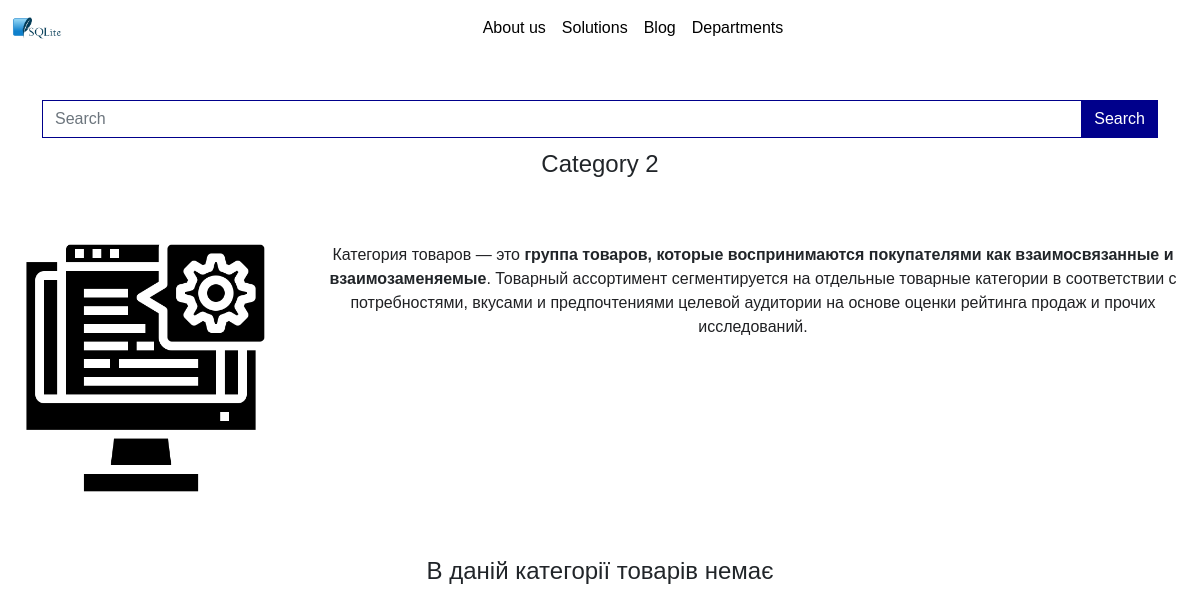
The page /categories/sdsddssd/ on the database its author committed.
### main/models.py (models this page shows, shortened)
class Category(models.Model):
    name = models.CharField(max_length=150, unique=True)
    description=CKEditor5Field('Описание', config_name='extends')
    image = models.ImageField(upload_to='images/', null=True, verbose_name="Зображення")
    slug = AutoSlugField(populate_from='name', unique=True, default='')
    class Meta:
        verbose_name='Категорія'
        verbose_name_plural = 'Категорії'

### main/views.py (the view)
# urls.py: path('categories/<slug:slug>/', CategoryDetailView.as_view(), name='category_detail'),
class CategoryDetailView(ListView):
    template_name = 'category_detail.html'
    context_object_name = 'products'
    paginate_by = 24
    def get_queryset(self):
        self.category = get_object_or_404(Category, slug=self.kwargs['slug'])
        queryset = Product.objects.filter(category=self.category)
        return queryset
    def get_context_data(self, **kwargs):
        context = super().get_context_data(**kwargs)
        context['category'] = self.category
        context['categories'] = Category.objects.all()
        context['departments'] = Department.objects.all()
        context['company'] = Company.objects.first()
        return context

### main/context_processors.py (called while the page is built)
def company_data(request):
    company = Company.objects.first()
    return {'company': company}

### main/templates/category_detail.html (shortened to what this page needs)
{% extends 'base.html' %}
{% load static %}
{% block content %}
<head>
</head>
<body>
    <div class="text-center" style="margin-top: 150px;">
        <h4>{{ category.name }}</h4>
    </div>
    <div class="row mt-5 mb-5">
        <div class="col-lg-3">
            {% if category.image %}
            <img src="{{ category.image.url }}" alt="{{ category.name }} Image" class="img-fluid">
            {% endif %}
        </div>
        <div class="col-lg-9 text-center">
            <p>{{ category.description|safe }}</p>
        </div>
    </div>
    <div class="row">
        <div class="col-lg-12">
            {% if products %}
            <h4 class="text-center">Товари в категориії {{ category.name }}:</h4>
            <div class="container mt-5">
                <div class="row">
                    {% for product in page_obj %}
                    <div class="col-md-3 mb-4">
                        {% include 'product_card.html' %}
                    </div>
                    {% endfor %}
                    <div class="pagination-container d-flex justify-content-center">
                        <nav aria-label="Страницы">
                            <ul class="pagination">
                                {% if page_obj.has_previous %}
                                <li class="page-item">
                                    <a class="page-link text-custom-color" href="?page=1" aria-label="Первая страница">
                                        << </a>
                                </li>
                                <li class="page-item">
                                    <a class="page-link text-custom-color"
                                        href="?page={{ page_obj.previous_page_number }}"
                                        aria-label="Предыдущая страница">
                                        < </a>
                                </li>
                                {% endif %}
                                {% for page in page_obj.paginator.page_range %}
                                <li class="page-item {% if page == page_obj.number %}active{% endif %}">
                                    <a class="page-link {% if page == page_obj.number %}custom-active-page{% else %}text-custom-color {% endif %}"
                                        href="?page={{ page }}">{{ page }}</a>
                                </li>
                                {% endfor %}
                                {% if page_obj.has_next %}
                                <li class="page-item">
                                    <a class="page-link text-custom-color" href="?page={{ page_obj.next_page_number }}"
                                        aria-label="Следующая страница"> > </a>
                                </li>
                                <li class="page-item">
                                    <a class="page-link text-custom-color"
                                        href="?page={{ page_obj.paginator.num_pages }}" aria-label="Последняя страница">
                                        >> </a>
                                </li>
                                {% endif %}
                            </ul>
                        </nav>
                    </div>
                </div>
            </div>
            {% else %}
            <h4 class="text-center">В даній категорії товарів немає</h4>
            {% endif %}
        </div>
    </div>
</body>
</html>
{% endblock %}

### main/static/css/style.css (style rules this page uses)
body, html { background-size: cover; background-repeat: no-repeat; background-attachment: fixed; font-family: 'UbuntuFonts', sans-serif; height: 100%; }

### rows shown on the page
Category: name "Category 2", image (picture), description "Категория товаров — это группа товаров, которые воспринимаются покупателями как взаимосвязанные и взаимозаменяемые . Товарный ассортимент сегментируется на отдельные товарные категории в соответствии с потребностями, вкусами и предпочтениями целевой аудитории на основе оценки рейтинга продаж и прочих исследований."
